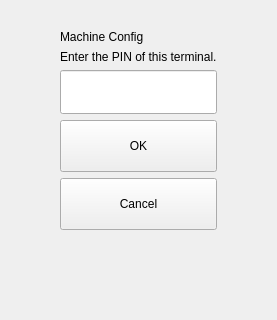
<?xml version="1.0" encoding="UTF-8"?>
<ui version="4.0">
 <class>PinPage</class>
 <widget class="QWidget" name="PinPage">
  <layout class="QVBoxLayout" name="pinLayout">
   <property name="leftMargin"><number>60</number></property>
   <property name="topMargin"><number>30</number></property>
   <property name="rightMargin"><number>60</number></property>
   <property name="bottomMargin"><number>30</number></property>
   <property name="spacing"><number>6</number></property>
   <item>
    <widget class="QLabel" name="pageTitle">
     <property name="text"><string>Machine Config</string></property>
    </widget>
   </item>
   <item>
    <widget class="QLabel" name="pinIntro">
     <property name="text"><string>Enter the PIN of this terminal.</string></property>
    </widget>
   </item>
   <item>
    <widget class="QLineEdit" name="pinField">
     <property name="echoMode"><enum>QLineEdit::Password</enum></property>
     <property name="minimumSize"><size><width>0</width><height>44</height></size></property>
    </widget>
   </item>
   <item>
    <widget class="QPushButton" name="pinOkButton">
     <property name="text"><string>OK</string></property>
     <property name="minimumSize"><size><width>0</width><height>52</height></size></property>
    </widget>
   </item>
   <item>
    <widget class="QPushButton" name="pinCancelButton">
     <property name="text"><string>Cancel</string></property>
     <property name="minimumSize"><size><width>0</width><height>52</height></size></property>
    </widget>
   </item>
   <item>
    <widget class="QLabel" name="pinStatus">
     <property name="wordWrap"><bool>true</bool></property>
    </widget>
   </item>
   <item>
    <spacer name="spacer1">
     <property name="orientation"><enum>Qt::Vertical</enum></property>
     <property name="sizeType"><enum>QSizePolicy::Expanding</enum></property>
     <property name="sizeHint" stdset="0"><size><width>20</width><height>40</height></size></property>
    </spacer>
   </item>
  </layout>
 </widget>
 <resources/>
 <connections/>
</ui>
